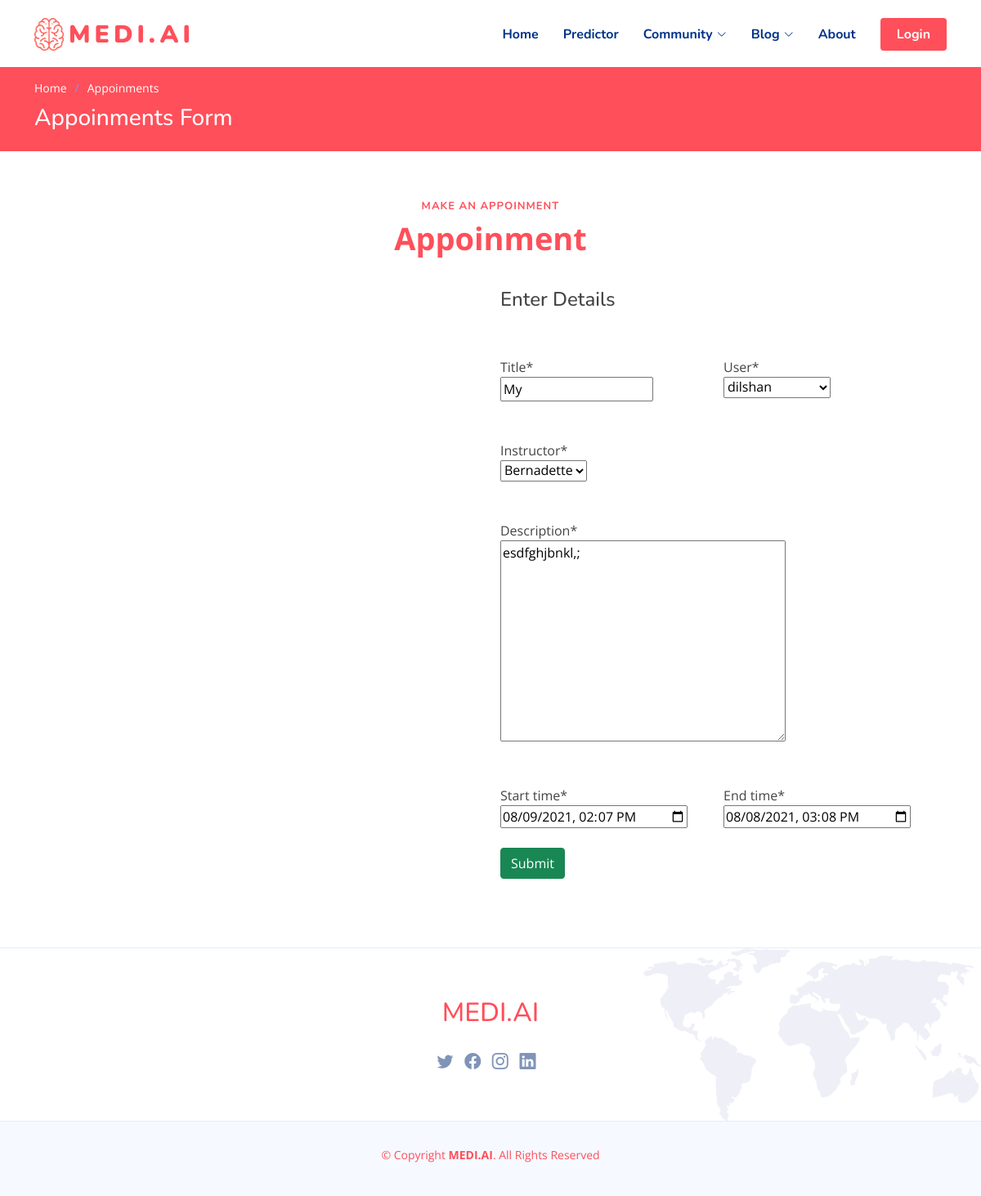
/accounts/event/edit/4/, run on an earlier commit of the app's database.
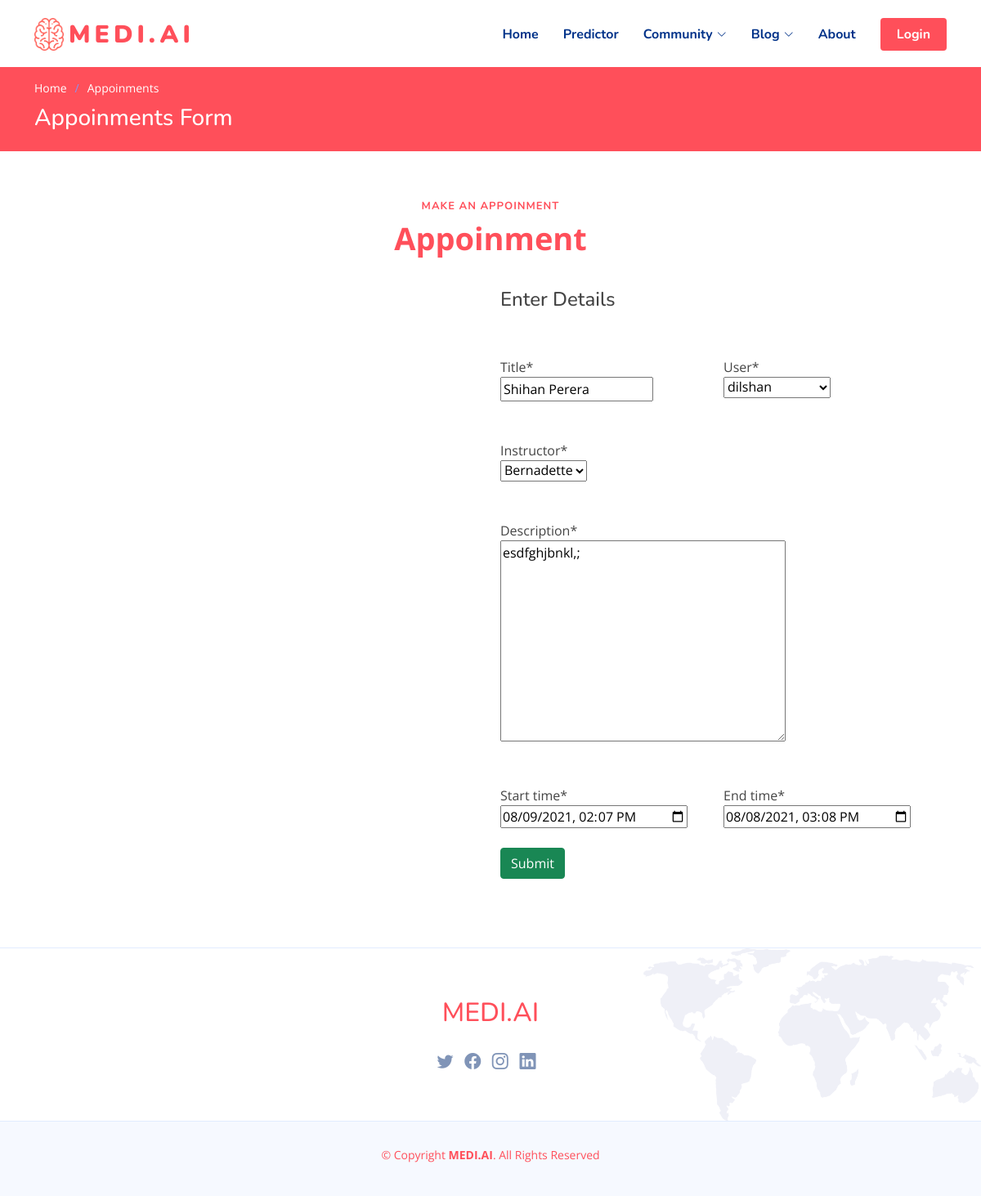
And on a later commit of the database.
### accounts/models.py (models this page shows, shortened)
class Event(models.Model):
    title = models.CharField(max_length=200)
    user = models.ForeignKey(User,on_delete=models.CASCADE)
    instructor = models.ForeignKey(Instructor, on_delete=models.DO_NOTHING)
    description = models.TextField()
    start_time = models.DateTimeField()
    end_time = models.DateTimeField()

### accounts/views.py (the view)
# urls.py: path('event/edit/<event_id>/', views.event, name='event_edit'),
def event(request, event_id=None):
    instance = Event()
    if event_id:
        instance = get_object_or_404(Event, pk=event_id)
    else:
        instance = Event()
    form = EventForm(request.POST or None, instance=instance)
    if request.POST and form.is_valid():
        form.user = request.user
        form.save()
        return HttpResponseRedirect(reverse('calendar'))
    return render(request, 'accounts/event.html', {'form': form})

### accounts/forms.py
class EventForm(ModelForm):
  class Meta:
    model = Event
    widgets = {
      'start_time': DateInput(attrs={'type': 'datetime-local'}, format='%Y-%m-%dT%H:%M'),
      'end_time': DateInput(attrs={'type': 'datetime-local'}, format='%Y-%m-%dT%H:%M'),
    }
    fields = '__all__'
  def __init__(self, *args, **kwargs):
    super(EventForm, self).__init__(*args, **kwargs)
    self.fields['start_time'].input_formats = ('%Y-%m-%dT%H:%M',)
    self.fields['end_time'].input_formats = ('%Y-%m-%dT%H:%M',)

### accounts/models.py (called while the page is built)
    def __str__(self):
        return self.user.username

### templates/accounts/event.html (shortened to what this page needs)
{% extends 'base.html' %}
{% load static %}
{% load crispy_forms_tags %}
{% block content %}
<section class="breadcrumbs">
  <div class="container">
    <ol>
      <li><a href="index.html">Home</a></li>
      <li><a href="blog.html">Appoinments</a></li>
    </ol>
    <h2>Appoinments Form</h2>
  </div>
</section>
<section id="contact" class="contact">
  <div class="container" data-aos="fade-up">
    <header class="section-header">
      <h2>Make an appoinment</h2>
      <p>Appoinment</p>
    </header>
    <div class="row gy-4">
      <div class="col-lg-6">
      </div>
      <div class="col-lg-6">
        <form method="post" action="" enctype="multipart/form-data">
          <div class="row gy-4">
            <h4>Enter  Details</h4>
            <div class="row gy-4">
            <div class="col-md-6">
              {{ form.title|as_crispy_field }}
            </div>
            <div class="col-md-6">
              {{ form.user|as_crispy_field }}
            </div>
          </div>
          <div class="row gy-4">
          <div class="col-md-6">
            {{ form.instructor|as_crispy_field }}
          </div>
          <div class="col-md-6">
          </div>
        </div>
        <div class="row gy-4">
        <div class="col-md-6">
          {{ form.description|as_crispy_field }}
        </div>
      </div>
        <div class="row gy-4">
        <div class="col-md-6">
          {{  form.start_time|as_crispy_field }}
        </div>
        <div class="col-md-6">
          {{form.end_time|as_crispy_field }}
        </div>
      </div>
          </div>
          <button  type="submit" class="btn btn-success button" value="save" >  	Submit </button>
          <br>
          <br
        </form>
      </div>
    </div>
  </div>
</section>
{% endblock %}

What changed in the data, as far as the page shows it:
changed Event "dilshan": title "My" → "Shihan Perera"
